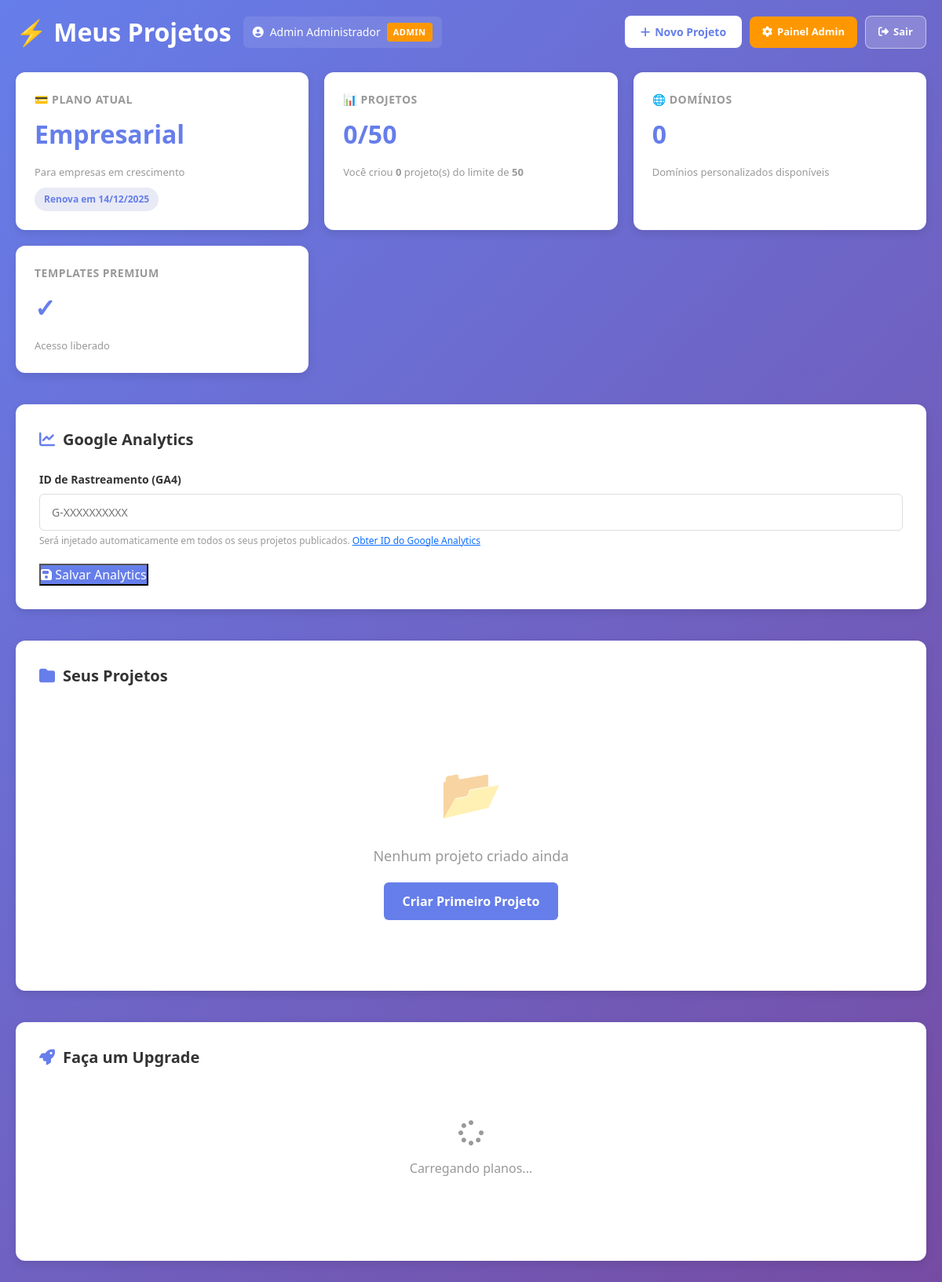
Page /test_projects.php on the earlier database version.
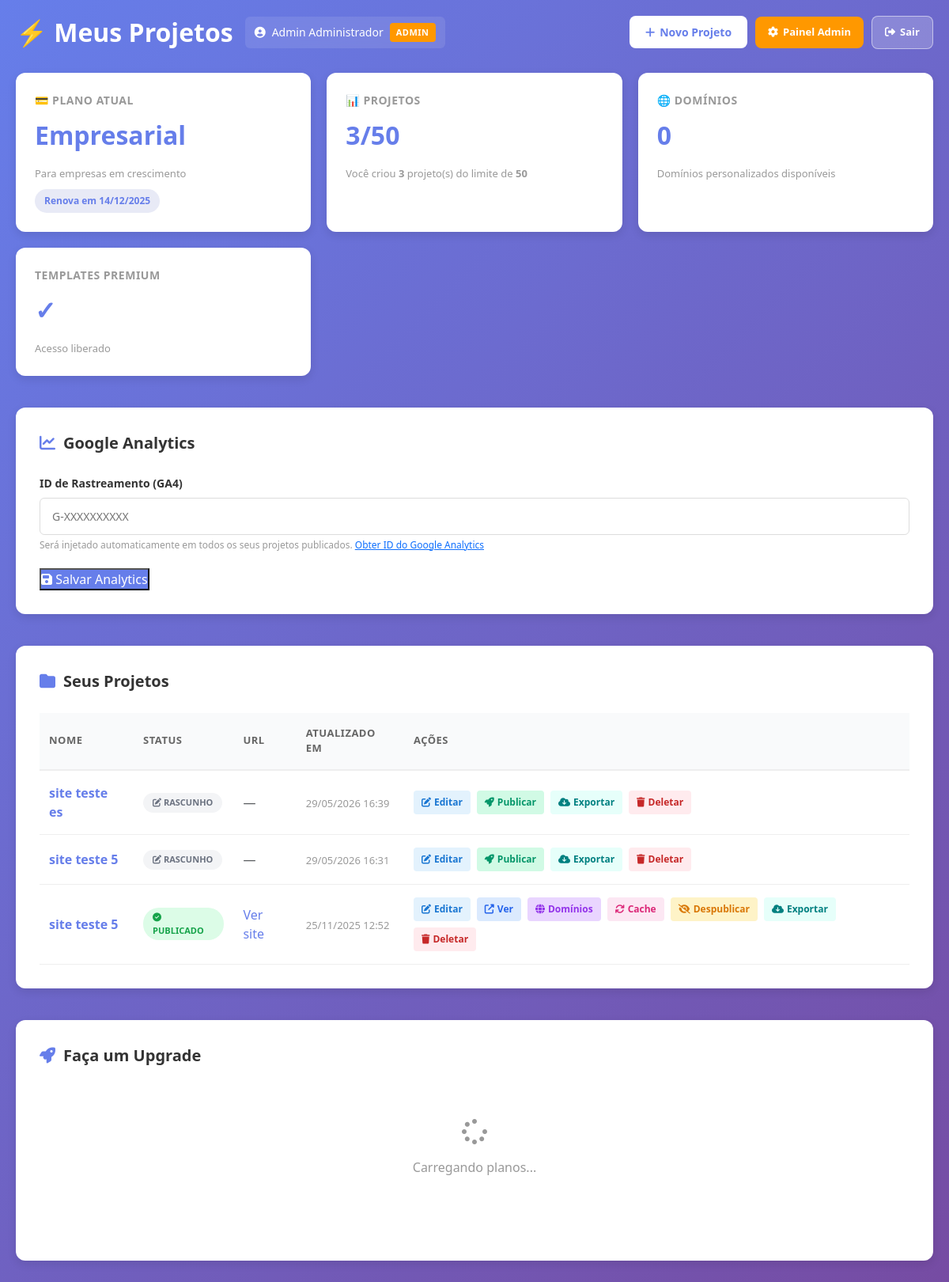
Same page on the later database version.
### tables this page shows
CREATE TABLE projects (
                id INTEGER PRIMARY KEY AUTOINCREMENT,
                user_id INTEGER NOT NULL,
                template_id INTEGER,
                name TEXT NOT NULL,
                description TEXT,
                custom_domain TEXT UNIQUE,
                subdomain TEXT UNIQUE,
                preview_url TEXT,
                published_url TEXT,
                html_content LONGTEXT,
                downloads_count INTEGER DEFAULT 0,
                views_count INTEGER DEFAULT 0,
                status TEXT DEFAULT 'draft' CHECK(status IN ('draft', 'published', 'archived', 'deleted')),
                is_published INTEGER DEFAULT 0,
                created_at DATETIME DEFAULT CURRENT_TIMESTAMP,
                updated_at DATETIME DEFAULT CURRENT_TIMESTAMP,
                deleted_at DATETIME, "seo_title", "seo_description", "seo_image",
                FOREIGN KEY (user_id) REFERENCES users(id) ON DELETE CASCADE,
                FOREIGN KEY (template_id) REFERENCES templates_library(id) ON DELETE SET NULL
            );

### app/Controllers/ProjectController.php (called while the page is built, shortened)
<?php
class ProjectController
{
    private $pdo;
    public function __construct()
    {
        $this->pdo = require __DIR__ . '/../../config/database.php';
    }
    public function list()
    {
        $userId = $_SESSION['user_id'];
        $stmt = $this->pdo->prepare("
            SELECT s.*, p.name, p.price, p.max_projects, p.max_storage_mb, p.description, p.can_access_premium
            FROM subscriptions s
            JOIN plans p ON s.plan_id = p.id
            WHERE s.user_id = ? AND s.status = 'active'
            ORDER BY s.created_at DESC
            LIMIT 1
        ");
        $stmt->execute([$userId]);
        $subscriptionData = $stmt->fetch(\PDO::FETCH_ASSOC);
        if (!$subscriptionData) {
            $stmt = $this->pdo->prepare("SELECT * FROM plans WHERE name = 'Gratuito' OR price = 0 LIMIT 1");
            $stmt->execute();
            $planData = $stmt->fetch(\PDO::FETCH_ASSOC);
            if (!$planData) {
                $planData = [
                    'id' => 0,
                    'name' => 'Gratuito',
                    'price' => 0,
                    'max_projects' => 3,
                    'max_storage_mb' => 100,
                    'description' => 'Plano gratuito'
                ];
            }
            $subscriptionData = [
                'id' => 0,
                'renews_at' => date('Y-m-d', strtotime('+30 days')),
                'status' => 'active'
            ];
        } else {
            $planData = $subscriptionData;
        }
        $stmt = $this->pdo->prepare("SELECT COUNT(*) as total FROM projects WHERE user_id = ?");
        $stmt->execute([$userId]);
        $totalProjects = $stmt->fetch(\PDO::FETCH_ASSOC)['total'];
        $stmt = $this->pdo->prepare("
            SELECT
                p.id,
                p.name,
                p.template_id,
                p.is_published,
                p.published_url,
                t.name as template_name,
                p.created_at,
                p.updated_at
            FROM projects p
            LEFT JOIN templates_library t ON p.template_id = t.id
            WHERE p.user_id = ?
            ORDER BY p.updated_at DESC
            LIMIT 50
        ");
        $stmt->execute([$userId]);
        $projects = $stmt->fetchAll(\PDO::FETCH_ASSOC);
        include __DIR__ . '/../Views/projects/list.php';
    }
}

### public/test_projects.php (called while the page is built, shortened)
<?php
try {
    $controller = new \App\Controllers\ProjectController();
    $controller->list();
} catch (\Throwable $t) {
    echo "ERROR: " . $t->getMessage() . "\n" . $t->getTraceAsString() . "\n";
}

### config/database.php (called while the page is built, shortened)
<?php
$dbFile = __DIR__ . '/../database/app.db';
try {
    $pdo = new \PDO('sqlite:' . $dbFile);
    $pdo->setAttribute(\PDO::ATTR_ERRMODE, \PDO::ERRMODE_EXCEPTION);
    $pdo->exec('PRAGMA foreign_keys = ON');
    return $pdo;
} catch (\PDOException $e) {
    die('Erro ao conectar ao banco SQLite: ' . $e->getMessage());
}

### app/Views/projects/list.php (the view, shortened to what the changed rows need)
<!DOCTYPE html>
<html lang="pt-BR">
<head>
    <link href="https://cdn.jsdelivr.net/npm/bootstrap@5.3.2/dist/css/bootstrap.min.css" rel="stylesheet">
    <link rel="stylesheet" href="https://cdnjs.cloudflare.com/ajax/libs/font-awesome/6.4.0/css/all.min.css">
</head>
<body>
<div class="container-main">
    <div class="header-section">
        <div class="header-left">
            <div class="header-title">
                <h1>⚡ Meus Projetos</h1>
            </div>
        </div>
    </div>
    <div class="cards-section">
        <div class="info-card">
            <div class="card-title">📊 Projetos</div>
            <div class="card-value"><?= $totalProjects ?>/<?= $planData['max_projects'] ?? 3 ?></div>
            <div class="card-description">
                Você criou <strong><?= $totalProjects ?></strong> projeto(s) do limite de <strong><?= $planData['max_projects'] ?? 3 ?></strong>
            </div>
        </div>
    </div>
    <div class="projects-section">
        <?php if (!empty($projects)): ?>
            <table class="projects-table">
                <thead>
                <tr>
                    <th>Nome</th>
                    <th>Status</th>
                    <th>URL</th>
                    <th>Atualizado em</th>
                    <th>Ações</th>
                </tr>
                </thead>
                <tbody>
                <?php foreach ($projects as $project): ?>
                    <tr>
                        <td>
                            <span class="project-name" onclick="editProject(<?= $project['id'] ?>, <?= $project['template_id'] ?? 'null' ?>)">
                                <?= htmlspecialchars($project['name']) ?>
                            </span>
                        </td>
                        <td>
                            <?php if ($project['is_published']): ?>
                                <span class="project-status status-published">
                                    <i class="fas fa-check-circle"></i> Publicado
                                </span>
                            <?php else: ?>
                                <span class="project-status status-draft">
                                    <i class="fas fa-edit"></i> Rascunho
                                </span>
                            <?php endif; ?>
                        </td>
                        <td>
                            <?php if ($project['published_url']): ?>
                                <a href="<?= htmlspecialchars($project['published_url']) ?>"
                                   target="_blank"
                                   style="color: #667eea; text-decoration: none;">
                                    <?= htmlspecialchars($project['subdomain'] ?? 'Ver site') ?>
                                </a>
                            <?php else: ?>
                                <span class="text-muted">—</span>
                            <?php endif; ?>
                        </td>
                        <td>
                            <span class="project-date">
                                <?= date('d/m/Y H:i', strtotime($project['updated_at'])) ?>
                            </span>
                        </td>
                        <td>
                            <div class="project-actions">
                                <a href="/editor?id=<?= $project['id'] ?>&template=<?= $project['template_id'] ?>"
                                   class="btn-action btn-edit">
                                    <i class="fas fa-edit"></i> Editar
                                </a>
                                <?php if ($project['is_published']): ?>
                                    <a href="<?= htmlspecialchars($project['published_url']) ?>"
                                       target="_blank"
                                       class="btn-action btn-view">
                                        <i class="fas fa-external-link-alt"></i> Ver
                                    </a>
                                    <button class="btn-action btn-domains"
                                            onclick="showDomainsModal(<?= $project['id'] ?>, '<?= htmlspecialchars($project['name']) ?>')">
                                        <i class="fas fa-globe"></i> Domínios
                                    </button>
                                    <button class="btn-action btn-cache"
                                            onclick="purgeCache(<?= $project['id'] ?>)">
                                        <i class="fas fa-sync"></i> Cache
                                    </button>
                                    <button class="btn-action btn-unpublish"
                                            onclick="unpublishProject(<?= $project['id'] ?>)">
                                        <i class="fas fa-eye-slash"></i> Despublicar
                                    </button>
                                <?php else: ?>
                                    <button class="btn-action btn-publish"
                                            onclick="publishProject(<?= $project['id'] ?>)">
                                        <i class="fas fa-rocket"></i> Publicar
                                    </button>
                                <?php endif; ?>
                                <a href="/projects/export?id=<?= $project['id'] ?>"
                                   class="btn-action btn-export">
                                    <i class="fas fa-cloud-download-alt"></i> Exportar
                                </a>
                                <button class="btn-action btn-delete"
                                        onclick="deleteProject(<?= $project['id'] ?>)">
                                    <i class="fas fa-trash"></i> Deletar
                                </button>
                            </div>
                        </td>
                    </tr>
                <?php endforeach; ?>
                </tbody>
            </table>
        <?php else: ?>
            <div class="empty-state">
                <div class="empty-state-icon">📂</div>
                <div class="empty-state-text">Nenhum projeto criado ainda</div>
                <button class="btn-create-first" onclick="showNewProjectModal()">
                    Criar Primeiro Projeto
                </button>
            </div>
        <?php endif; ?>
    </div>
</div>
</body>
</html>

Differences in the rows shown:
added projects: name "site teste es", is_published 0 (drawn), updated_at "29/05/2026 16:39"
added projects: name "site teste 5", is_published 0 (drawn), updated_at "29/05/2026 16:31"
added projects: name "site teste 5", is_published 1 (drawn), subdomain "Ver site", updated_at "25/11/2025 12:52"
Other differences:
$totalProjects: "0" → "3"
text no longer shown: "📂 Nenhum projeto criado ainda Criar Primeiro Projeto"
text now shown: "NOME STATUS URL ATUALIZADO EM AÇÕES"
